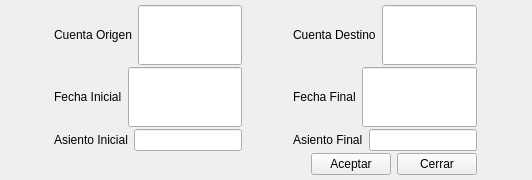
<ui version="4.0" >
 <author></author>
 <comment></comment>
 <exportmacro></exportmacro>
 <class>CambiaCuentaBase</class>
 <widget class="QDialog" name="CambiaCuentaBase" >
  <property name="geometry" >
   <rect>
    <x>0</x>
    <y>0</y>
    <width>532</width>
    <height>180</height>
   </rect>
  </property>
  <property name="windowTitle" >
   <string>Cambiar Cuenta</string>
  </property>
  <layout class="QGridLayout" >
   <property name="margin" >
    <number>5</number>
   </property>
   <property name="spacing" >
    <number>2</number>
   </property>
   <item row="2" column="1" >
    <layout class="QHBoxLayout" >
     <property name="margin" >
      <number>0</number>
     </property>
     <property name="spacing" >
      <number>6</number>
     </property>
     <item>
      <widget class="QLabel" name="textLabel1_2_3_3" >
       <property name="sizePolicy" >
        <sizepolicy>
         <hsizetype>0</hsizetype>
         <vsizetype>5</vsizetype>
         <horstretch>0</horstretch>
         <verstretch>0</verstretch>
        </sizepolicy>
       </property>
       <property name="text" >
        <string>Asiento Final</string>
       </property>
      </widget>
     </item>
     <item>
      <widget class="QLineEdit" name="asientofinal" >
       <property name="sizePolicy" >
        <sizepolicy>
         <hsizetype>0</hsizetype>
         <vsizetype>0</vsizetype>
         <horstretch>0</horstretch>
         <verstretch>0</verstretch>
        </sizepolicy>
       </property>
      </widget>
     </item>
    </layout>
   </item>
   <item row="2" column="0" >
    <layout class="QHBoxLayout" >
     <property name="margin" >
      <number>0</number>
     </property>
     <property name="spacing" >
      <number>6</number>
     </property>
     <item>
      <widget class="QLabel" name="textLabel1_2_3_2" >
       <property name="sizePolicy" >
        <sizepolicy>
         <hsizetype>0</hsizetype>
         <vsizetype>5</vsizetype>
         <horstretch>0</horstretch>
         <verstretch>0</verstretch>
        </sizepolicy>
       </property>
       <property name="text" >
        <string>Asiento Inicial</string>
       </property>
      </widget>
     </item>
     <item>
      <widget class="QLineEdit" name="asientoinicial" >
       <property name="sizePolicy" >
        <sizepolicy>
         <hsizetype>0</hsizetype>
         <vsizetype>0</vsizetype>
         <horstretch>0</horstretch>
         <verstretch>0</verstretch>
        </sizepolicy>
       </property>
      </widget>
     </item>
    </layout>
   </item>
   <item row="1" column="1" >
    <layout class="QHBoxLayout" >
     <property name="margin" >
      <number>0</number>
     </property>
     <property name="spacing" >
      <number>6</number>
     </property>
     <item>
      <widget class="QLabel" name="textLabel1_2_3" >
       <property name="sizePolicy" >
        <sizepolicy>
         <hsizetype>0</hsizetype>
         <vsizetype>5</vsizetype>
         <horstretch>0</horstretch>
         <verstretch>0</verstretch>
        </sizepolicy>
       </property>
       <property name="text" >
        <string>Fecha Final</string>
       </property>
      </widget>
     </item>
     <item>
      <widget class="BusquedaFecha" name="fechafinal" >
       <property name="sizePolicy" >
        <sizepolicy>
         <hsizetype>13</hsizetype>
         <vsizetype>13</vsizetype>
         <horstretch>0</horstretch>
         <verstretch>0</verstretch>
        </sizepolicy>
       </property>
      </widget>
     </item>
    </layout>
   </item>
   <item row="1" column="0" >
    <layout class="QHBoxLayout" >
     <property name="margin" >
      <number>0</number>
     </property>
     <property name="spacing" >
      <number>6</number>
     </property>
     <item>
      <widget class="QLabel" name="textLabel1_2_2" >
       <property name="sizePolicy" >
        <sizepolicy>
         <hsizetype>0</hsizetype>
         <vsizetype>5</vsizetype>
         <horstretch>0</horstretch>
         <verstretch>0</verstretch>
        </sizepolicy>
       </property>
       <property name="text" >
        <string>Fecha Inicial</string>
       </property>
      </widget>
     </item>
     <item>
      <widget class="BusquedaFecha" name="fechainicial" >
       <property name="sizePolicy" >
        <sizepolicy>
         <hsizetype>13</hsizetype>
         <vsizetype>13</vsizetype>
         <horstretch>0</horstretch>
         <verstretch>0</verstretch>
        </sizepolicy>
       </property>
      </widget>
     </item>
    </layout>
   </item>
   <item row="0" column="1" >
    <layout class="QHBoxLayout" >
     <property name="margin" >
      <number>0</number>
     </property>
     <property name="spacing" >
      <number>6</number>
     </property>
     <item>
      <widget class="QLabel" name="textLabel1_2" >
       <property name="sizePolicy" >
        <sizepolicy>
         <hsizetype>0</hsizetype>
         <vsizetype>5</vsizetype>
         <horstretch>0</horstretch>
         <verstretch>0</verstretch>
        </sizepolicy>
       </property>
       <property name="text" >
        <string>Cuenta Destino</string>
       </property>
      </widget>
     </item>
     <item>
      <widget class="BusquedaCuenta" name="mui_codigodestino" >
       <property name="sizePolicy" >
        <sizepolicy>
         <hsizetype>13</hsizetype>
         <vsizetype>13</vsizetype>
         <horstretch>0</horstretch>
         <verstretch>0</verstretch>
        </sizepolicy>
       </property>
      </widget>
     </item>
    </layout>
   </item>
   <item row="0" column="0" >
    <layout class="QHBoxLayout" >
     <property name="margin" >
      <number>0</number>
     </property>
     <property name="spacing" >
      <number>6</number>
     </property>
     <item>
      <widget class="QLabel" name="textLabel1" >
       <property name="sizePolicy" >
        <sizepolicy>
         <hsizetype>0</hsizetype>
         <vsizetype>0</vsizetype>
         <horstretch>0</horstretch>
         <verstretch>0</verstretch>
        </sizepolicy>
       </property>
       <property name="text" >
        <string>Cuenta Origen</string>
       </property>
      </widget>
     </item>
     <item>
      <widget class="BusquedaCuenta" name="mui_codigoorigen" >
       <property name="sizePolicy" >
        <sizepolicy>
         <hsizetype>13</hsizetype>
         <vsizetype>13</vsizetype>
         <horstretch>0</horstretch>
         <verstretch>0</verstretch>
        </sizepolicy>
       </property>
      </widget>
     </item>
    </layout>
   </item>
   <item row="3" column="0" colspan="2" >
    <layout class="QHBoxLayout" >
     <property name="margin" >
      <number>0</number>
     </property>
     <property name="spacing" >
      <number>6</number>
     </property>
     <item>
      <spacer>
       <property name="orientation" >
        <enum>Qt::Horizontal</enum>
       </property>
       <property name="sizeType" >
        <enum>QSizePolicy::Expanding</enum>
       </property>
       <property name="sizeHint" >
        <size>
         <width>201</width>
         <height>20</height>
        </size>
       </property>
      </spacer>
     </item>
     <item>
      <widget class="QPushButton" name="pushButton4" >
       <property name="focusPolicy" >
        <enum>Qt::NoFocus</enum>
       </property>
       <property name="text" >
        <string>Aceptar</string>
       </property>
       <property name="autoDefault" >
        <bool>false</bool>
       </property>
      </widget>
     </item>
     <item>
      <widget class="QPushButton" name="pushButton4_2" >
       <property name="text" >
        <string>Cerrar</string>
       </property>
       <property name="autoDefault" >
        <bool>false</bool>
       </property>
      </widget>
     </item>
    </layout>
   </item>
  </layout>
 </widget>
 <layoutdefault spacing="6" margin="11" />
 <pixmapfunction></pixmapfunction>
 <customwidgets>
  <customwidget>
   <class>BusquedaCuenta</class>
   <extends>QLineEdit</extends>
   <header>busquedacuenta.h</header>
   <container>0</container>
   <pixmap></pixmap>
  </customwidget>
  <customwidget>
   <class>BusquedaFecha</class>
   <extends>QLineEdit</extends>
   <header>busquedafecha.h</header>
   <container>0</container>
   <pixmap></pixmap>
  </customwidget>
 </customwidgets>
 <resources/>
 <connections>
  <connection>
   <sender>pushButton4_2</sender>
   <signal>clicked()</signal>
   <receiver>CambiaCuentaBase</receiver>
   <slot>close()</slot>
   <hints>
    <hint type="sourcelabel" >
     <x>512</x>
     <y>149</y>
    </hint>
    <hint type="destinationlabel" >
     <x>381</x>
     <y>162</y>
    </hint>
   </hints>
  </connection>
  <connection>
   <sender>pushButton4</sender>
   <signal>clicked()</signal>
   <receiver>CambiaCuentaBase</receiver>
   <slot>accept()</slot>
   <hints>
    <hint type="sourcelabel" >
     <x>454</x>
     <y>148</y>
    </hint>
    <hint type="destinationlabel" >
     <x>270</x>
     <y>153</y>
    </hint>
   </hints>
  </connection>
 </connections>
</ui>
